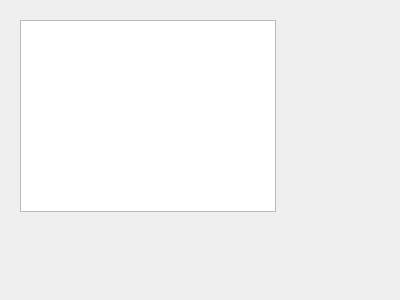
<?xml version="1.0" encoding="UTF-8"?>
<ui version="4.0">
 <class>DisplayDialog</class>
 <widget class="QDialog" name="DisplayDialog">
  <property name="geometry">
   <rect>
    <x>0</x>
    <y>0</y>
    <width>400</width>
    <height>300</height>
   </rect>
  </property>
  <property name="windowTitle">
   <string>Dialog</string>
  </property>
  <widget class="QTableView" name="tableView">
   <property name="geometry">
    <rect>
     <x>20</x>
     <y>20</y>
     <width>256</width>
     <height>192</height>
    </rect>
   </property>
  </widget>
 </widget>
 <resources/>
 <connections/>
</ui>
